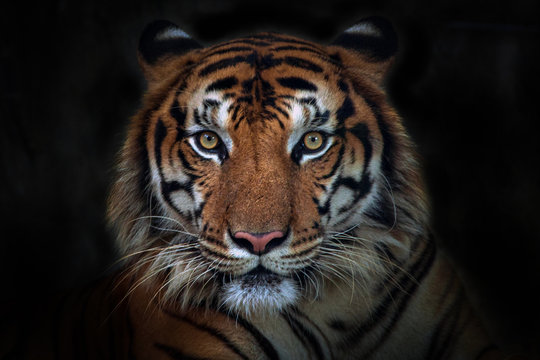
#> input picture week2/tiger.jpg, 540 x 360 px
$ jupyter execute --allow-errors tasks.ipynb
#> lines starting #> are read from the running program, lines starting #| are printed output that depends on the picture
#> further down, image is the input picture: shape (360, 540, 3); mean B, G, R 28.2, 31.6, 37.1
#| uint8
[cell 1]
import cv2
import numpy as np
import matplotlib.pyplot as plt
from google.colab.patches import cv2_imshow

# Sharpening using smooth filters

> We've seen that smooth filters are used to blur and remove info from the image.
<br>
In this part your task is to do the opposite ! Use them to actually make the image sharper

- hint: $$
g_{\text{sharp}} = f + \gamma \left( f - h_{\text{blur}} * f \right)
$$

[cell 2]
def sharpen_image(image, kernel_size=(7, 7), gamma=2):
#> called with kernel_size = (7, 7), gamma = 2
  gaussian_image = cv2.GaussianBlur(image , kernel_size , 0)
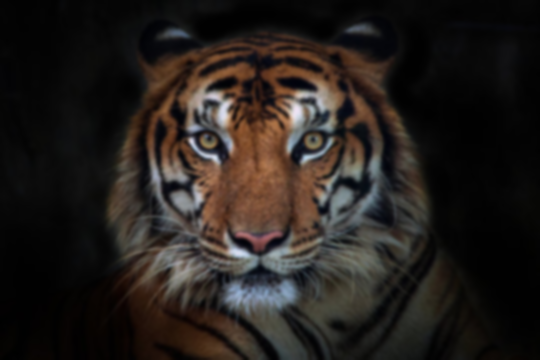
#> gaussian_image: shape (360, 540, 3); mean B, G, R 28.2, 31.6, 37.1
  image = image.astype(np.float32)
  difference = image - gaussian_image
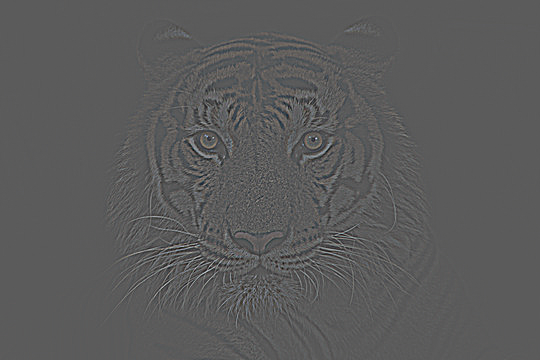
#> difference: shape (360, 540, 3) float32; mean B, G, R 0, 0, 0; drawn with min black and max white
  difference = gamma * difference
  result = image + difference
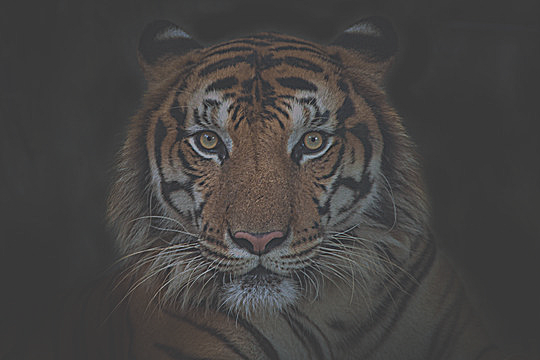
#> result: shape (360, 540, 3) float32; mean B, G, R 28.2, 31.6, 37.1; drawn with min black and max white
  result = np.clip(result , 0 , 255).astype(np.uint8)
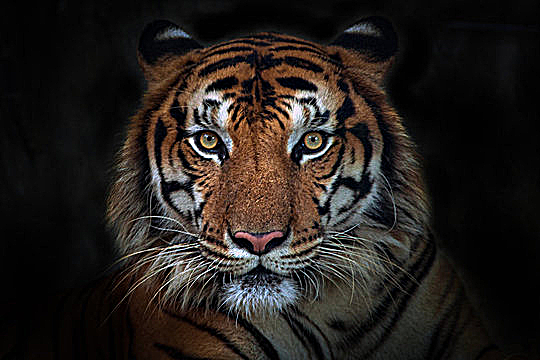
#> result: shape (360, 540, 3); mean B, G, R 28.9, 32.4, 37.9
  return result , gaussian_image


image = cv2.imread('tiger.jpg')
print(image.dtype)
if image is not None:
  sharpened_img, blur = sharpen_image(image)
  print(sharpened_img.dtype)
#| uint8
  print(blur.dtype)
#| uint8
  cv2_imshow(image)
  cv2_imshow(sharpened_img)
  cv2_imshow(blur)
  cv2.waitKey(0)
  cv2.destroyAllWindows()
else:
  print("Error: Could not load image.")
